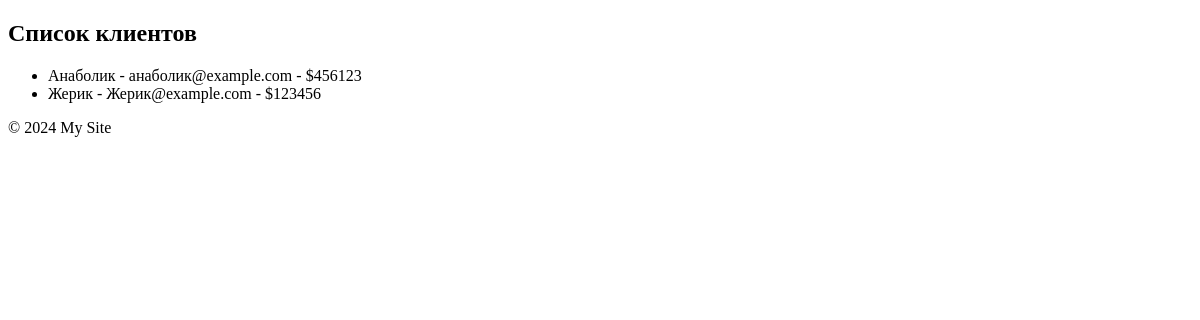
Before: /dz5app/clients/ with the older database file.
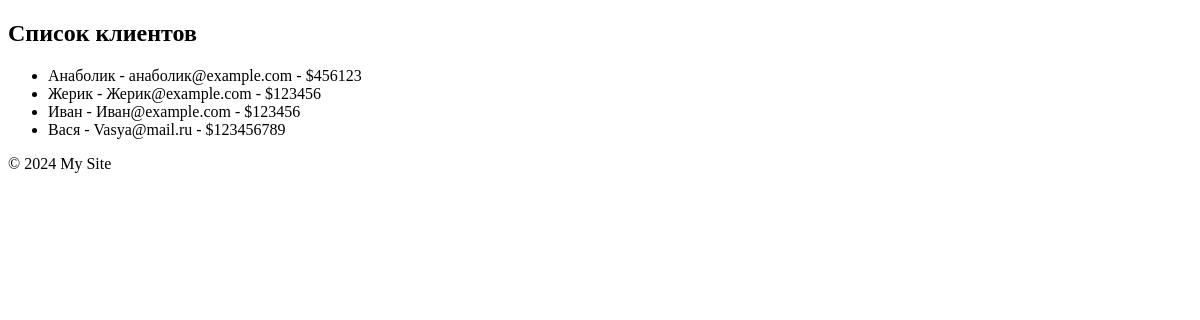
After: the same page with the newer database file.
### dz5app/models.py (models this page shows, shortened)
class Client(models.Model):
    id = models.AutoField(primary_key=True)
    client = models.CharField(max_length=128)
    email = models.EmailField()
    phone = models.IntegerField()
    address = models.CharField(max_length=128)
    date_registered = models.DateTimeField(auto_now_add=True)

### dz5app/views.py (the view)
# urls.py: path('clients/', views.client_list, name='clients'),
def client_list(request):
    clients = Client.objects.all()
    return render(request, 'clients.html', {'clients': clients})

### templates/clients.html
{% extends 'base.html' %}
{% block content %}
<h2>Список клиентов</h2>
<ul>
    {% for client in clients %}
    <li>{{ client.client }} - {{ client.email }} - ${{ client.phone }}</li>
    {% endfor %}
</ul>
{% endblock %}

### templates/base.html (shortened to what this page needs)
<!DOCTYPE html>
<html lang="en">
<head>
</head>
<body>
    <main>
        {% block content %}{% endblock content %}
    </main>
    <footer>
        {% block footer %}
        <p>&copy; 2024 My Site</p>
        {% endblock footer %}
    </footer>
</body>
</html>

Changed rows visible on the page:
added Client: client "Иван", email "Иван@example.com", phone "123456"
added Client: client "Вася", email "Vasya@mail.ru", phone "123456789"
